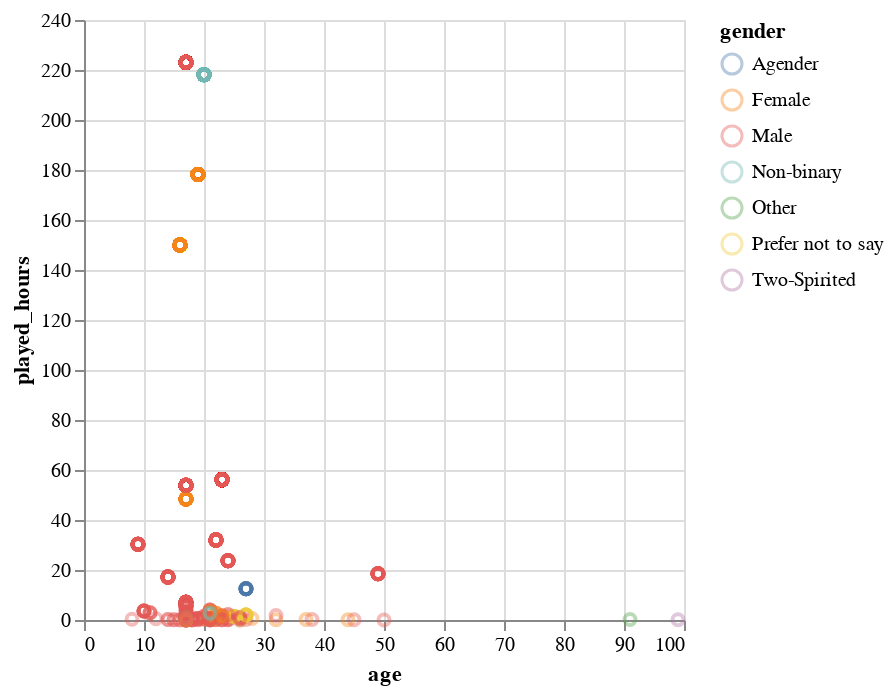

Notebook source saved alongside this figure:
### Code cell
affect_by_age = alt.Chart(merged).mark_point(opacity=0.4).encode(
    x='age:Q',
    y='played_hours:Q',
    color='gender:N'
)
affect_by_age

### Figure 1 — Vega specification as saved in the notebook (floating-point values rounded to 4 significant figures; data arrays with more than 128 entries replaced by an {"elided": "..."} marker saying what was removed)
{"$schema": "https://vega.github.io/schema/vega/v5.json", "data": [{"name": "source_0", "values": {"elided": "1535 records"}}, {"name": "source_0_x_domain_age", "values": [{"min": 8, "max": 99}]}, {"name": "source_0_y_domain_played_hours", "values": [{"min": 0.0, "max": 223.1}]}, {"name": "source_0_color_domain_gender", "values": [{"gender": "Male"}, {"gender": "Female"}, {"gender": "Prefer not to say"}, {"gender": "Non-binary"}, {"gender": "Agender"}, {"gender": "Two-Spirited"}, {"gender": "Other"}]}], "marks": [{"type": "symbol", "name": "marks", "from": {"data": "source_0"}, "encode": {"update": {"opacity": {"value": 0.4}, "x": {"field": "age", "scale": "x"}, "y": {"field": "played_hours", "scale": "y"}, "fill": {"value": "transparent"}, "stroke": {"field": "gender", "scale": "color"}}}, "style": ["point"]}], "scales": [{"name": "x", "type": "linear", "domain": [{"signal": "(data(\"source_0_x_domain_age\")[0] || {}).min"}, {"signal": "(data(\"source_0_x_domain_age\")[0] || {}).max"}], "range": [0, {"signal": "width"}], "nice": true, "zero": true}, {"name": "y", "type": "linear", "domain": [{"signal": "(data(\"source_0_y_domain_played_hours\")[0] || {}).min"}, {"signal": "(data(\"source_0_y_domain_played_hours\")[0] || {}).max"}], "range": [{"signal": "height"}, 0], "zero": true, "nice": true}, {"name": "color", "type": "ordinal", "domain": {"data": "source_0_color_domain_gender", "field": "gender", "sort": true}, "range": "category"}], "axes": [{"scale": "x", "zindex": 0, "grid": true, "tickCount": {"signal": "ceil(width/40)"}, "aria": false, "gridScale": "y", "minExtent": 0, "orient": "bottom", "domain": false, "labels": false, "maxExtent": 0, "ticks": false}, {"scale": "y", "aria": false, "maxExtent": 0, "minExtent": 0, "zindex": 0, "orient": "left", "gridScale": "x", "tickCount": {"signal": "ceil(height/40)"}, "grid": true, "domain": false, "labels": false, "ticks": false}, {"scale": "x", "labelFlush": true, "title": "age", "grid": false, "labelOverlap": true, "tickCount": {"signal": "ceil(width/40)"}, "orient": "bottom", "zindex": 0}, {"scale": "y", "labelOverlap": true, "zindex": 0, "tickCount": {"signal": "ceil(height/40)"}, "grid": false, "title": "played_hours", "orient": "left"}], "width": 300, "background": "white", "height": 300, "legends": [{"stroke": "color", "symbolType": "circle", "title": "gender", "encode": {"symbols": {"update": {"fill": {"value": "transparent"}, "opacity": {"value": 0.4}}}}}], "style": "cell", "padding": 5}
